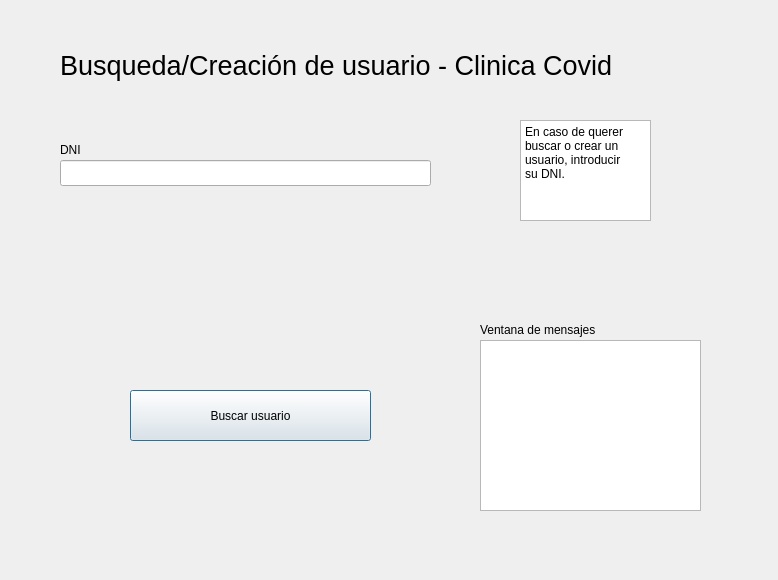
<?xml version="1.0" encoding="UTF-8"?>
<ui version="4.0">
 <class>BuscarCrearUsuario</class>
 <widget class="QDialog" name="BuscarCrearUsuario">
  <property name="geometry">
   <rect>
    <x>0</x>
    <y>0</y>
    <width>778</width>
    <height>580</height>
   </rect>
  </property>
  <property name="windowTitle">
   <string>Dialog</string>
  </property>
  <widget class="QLabel" name="label_2">
   <property name="geometry">
    <rect>
     <x>60</x>
     <y>140</y>
     <width>63</width>
     <height>20</height>
    </rect>
   </property>
   <property name="text">
    <string>DNI</string>
   </property>
  </widget>
  <widget class="QPushButton" name="pushButton">
   <property name="geometry">
    <rect>
     <x>130</x>
     <y>390</y>
     <width>241</width>
     <height>51</height>
    </rect>
   </property>
   <property name="text">
    <string>Buscar usuario</string>
   </property>
  </widget>
  <widget class="QTextBrowser" name="textBrowser">
   <property name="geometry">
    <rect>
     <x>520</x>
     <y>120</y>
     <width>131</width>
     <height>101</height>
    </rect>
   </property>
   <property name="html">
    <string>&lt;!DOCTYPE HTML PUBLIC &quot;-//W3C//DTD HTML 4.0//EN&quot; &quot;http://www.w3.org/TR/REC-html40/strict.dtd&quot;&gt;
&lt;html&gt;&lt;head&gt;&lt;meta name=&quot;qrichtext&quot; content=&quot;1&quot; /&gt;&lt;meta charset=&quot;utf-8&quot; /&gt;&lt;style type=&quot;text/css&quot;&gt;
p, li { white-space: pre-wrap; }
&lt;/style&gt;&lt;/head&gt;&lt;body style=&quot; font-family:'Segoe UI'; font-size:9pt; font-weight:400; font-style:normal;&quot;&gt;
&lt;p style=&quot; margin-top:0px; margin-bottom:0px; margin-left:0px; margin-right:0px; -qt-block-indent:0; text-indent:0px;&quot;&gt;En caso de querer&lt;/p&gt;
&lt;p align=&quot;justify&quot; style=&quot; margin-top:0px; margin-bottom:0px; margin-left:0px; margin-right:0px; -qt-block-indent:0; text-indent:0px;&quot;&gt;buscar o crear un &lt;/p&gt;
&lt;p align=&quot;justify&quot; style=&quot; margin-top:0px; margin-bottom:0px; margin-left:0px; margin-right:0px; -qt-block-indent:0; text-indent:0px;&quot;&gt;usuario, introducir &lt;/p&gt;
&lt;p align=&quot;justify&quot; style=&quot; margin-top:0px; margin-bottom:0px; margin-left:0px; margin-right:0px; -qt-block-indent:0; text-indent:0px;&quot;&gt;su DNI.&lt;/p&gt;&lt;/body&gt;&lt;/html&gt;</string>
   </property>
  </widget>
  <widget class="QTextEdit" name="textEdit">
   <property name="geometry">
    <rect>
     <x>480</x>
     <y>340</y>
     <width>221</width>
     <height>171</height>
    </rect>
   </property>
  </widget>
  <widget class="QLabel" name="label">
   <property name="geometry">
    <rect>
     <x>60</x>
     <y>40</y>
     <width>671</width>
     <height>51</height>
    </rect>
   </property>
   <property name="font">
    <font>
     <family>Arial</family>
     <pointsize>20</pointsize>
    </font>
   </property>
   <property name="text">
    <string>Busqueda/Creación de usuario - Clinica Covid</string>
   </property>
  </widget>
  <widget class="QLineEdit" name="lineEdit">
   <property name="geometry">
    <rect>
     <x>60</x>
     <y>160</y>
     <width>371</width>
     <height>26</height>
    </rect>
   </property>
  </widget>
  <widget class="QLabel" name="label_3">
   <property name="geometry">
    <rect>
     <x>480</x>
     <y>320</y>
     <width>161</width>
     <height>20</height>
    </rect>
   </property>
   <property name="text">
    <string>Ventana de mensajes</string>
   </property>
  </widget>
 </widget>
 <resources/>
 <connections/>
</ui>
